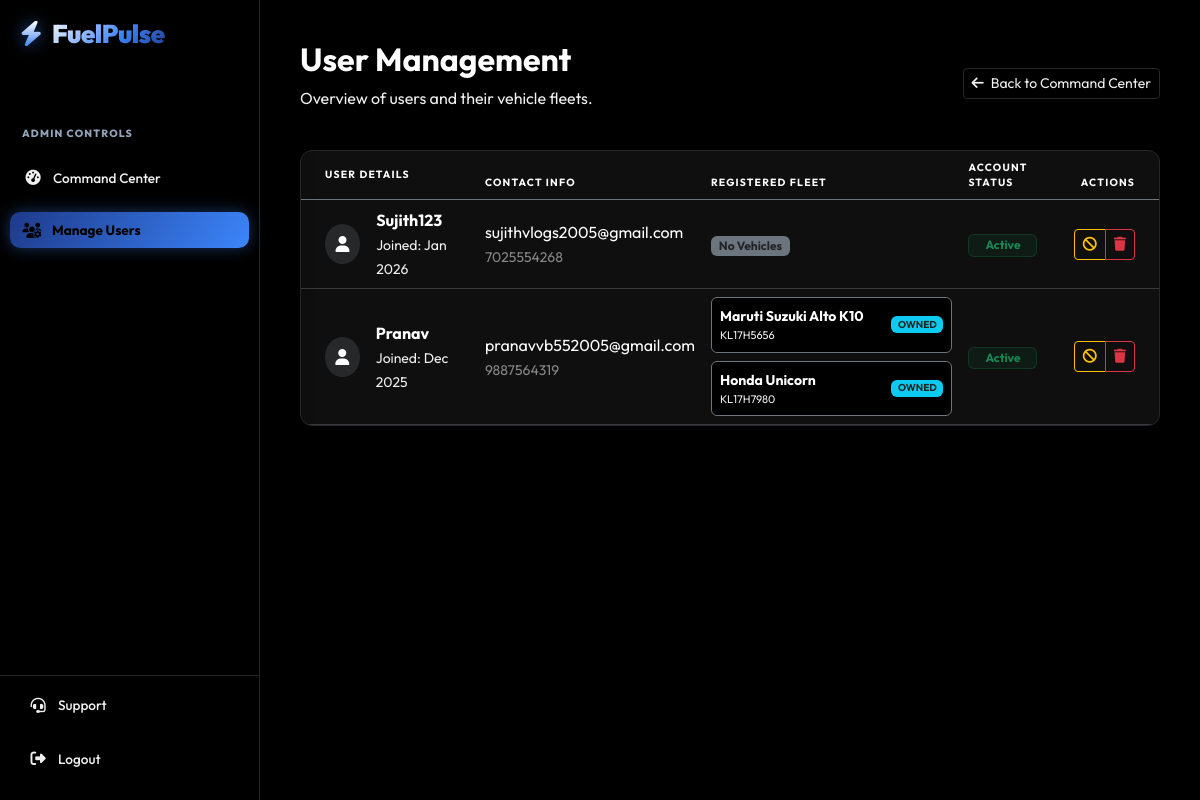
Before: /admin-panel/users/ (signed in) with the older database file.
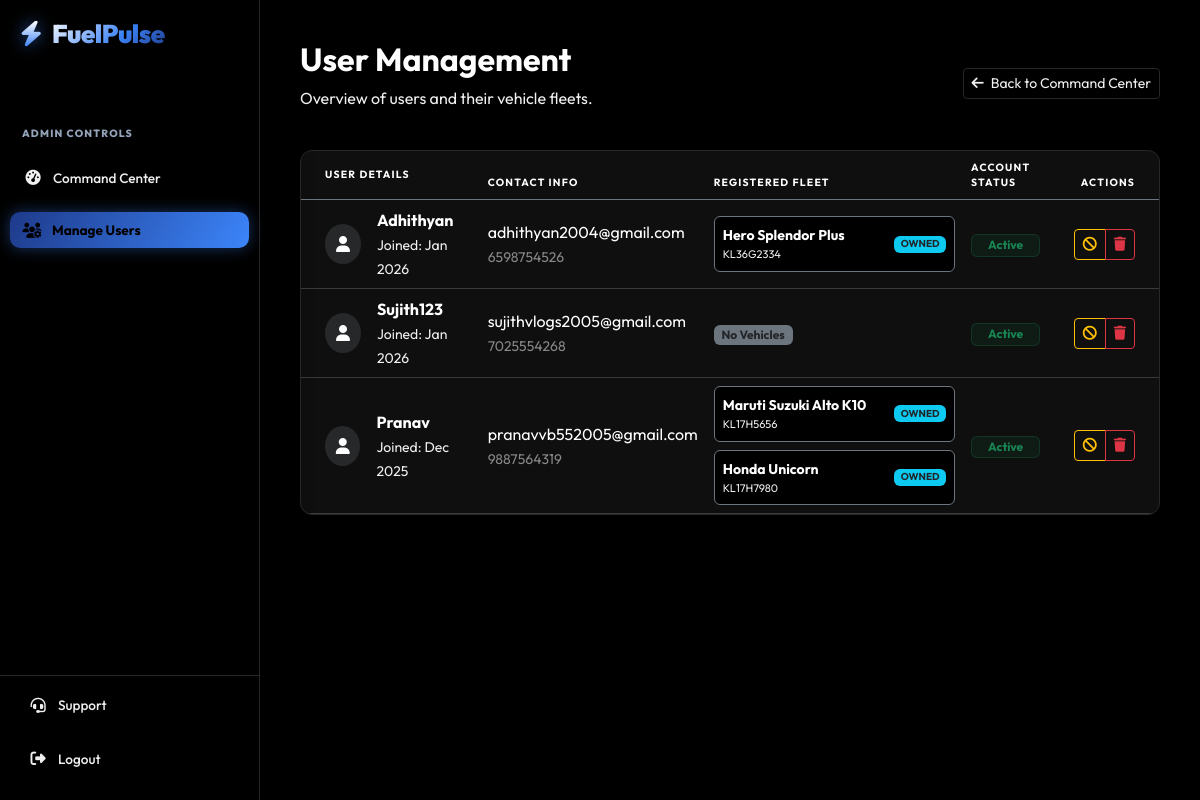
After: the same page with the newer database file.
### core/models.py (models this page shows, shortened)
class User(AbstractUser):
    is_manager = models.BooleanField(default=False)
    phone_number = models.CharField(max_length=15, blank=True)
    profile_photo = models.ImageField(upload_to='profile_photos/', blank=True, null=True)

class Vehicle(models.Model):
    CATEGORY_CHOICES = [
        ('Two Wheeler', 'Two Wheeler'),
        ('Four Wheeler', 'Four Wheeler'),
        ('Heavy Vehicle', 'Heavy Vehicle'),
    ]
    ownership_type = models.CharField(max_length=50, default="1st Owner")
    FUEL_CHOICES = [
        ('Petrol', 'Petrol'),
        ('Diesel', 'Diesel'),
        ('CNG', 'CNG'),
        ('Electric', 'Electric')
    ]
    owner = models.ForeignKey(User, on_delete=models.CASCADE)
    category = models.CharField(max_length=20, choices=CATEGORY_CHOICES, default='Four Wheeler')
    make = models.CharField(max_length=50)       # e.g. Maruti, Honda (No restricted choices, accepts JS input)
    model_name = models.CharField(max_length=50) # e.g. Swift, City
    license_plate = models.CharField(max_length=20)
    target_mileage = models.FloatField(default=0.0, help_text="Target km/L (e.g., 18.5)")
    target_cost_per_km = models.FloatField(default=0.0, help_text="Target Cost per KM (e.g., 5.0)")
    purchase_year = models.IntegerField(default=2023)
    purchase_price = models.DecimalField(max_digits=12, decimal_places=2, default=500000.00)
    fuel_type = models.CharField(max_length=20, choices=FUEL_CHOICES, default='Petrol')
    current_odometer = models.IntegerField(default=0)
    purchase_price = models.DecimalField(max_digits=12, decimal_places=2, default=500000.00)
    purchase_year = models.IntegerField(default=2021)
    insurance_expiry = models.DateField(null=True, blank=True)
    pollution_expiry = models.DateField(null=True, blank=True)
    fitness_expiry = models.DateField(null=True, blank=True)
    image_url = models.URLField(max_length=500, blank=True, null=True)
    is_active = models.BooleanField(default=True)

### core/admin_views.py (the view)
# urls.py: path('admin-panel/users/', admin_views.manage_users, name='manage_users'),
@user_passes_test(is_admin, login_url='admin_login')
def manage_users(request):
    users = User.objects.filter(is_superuser=False).order_by('-date_joined')
    return render(request, 'core/admin/manage_users.html', {'users': users})

### core/admin_views.py (called while the page is built)
def is_admin(user):
    return user.is_active and user.is_superuser

### templates/core/admin/manage_users.html (shortened to what the changed rows need)
{% extends 'base.html' %}
{% block content %}
<div class="row mb-4">
    <div class="col-12 d-flex justify-content-between align-items-center">
        <div>
            <h2 class="text-white fw-bold">User Management</h2>
        </div>
    </div>
</div>
<div class="stats-card p-0 overflow-hidden">
    <div class="table-responsive">
        <table class="table table-dark table-hover align-middle mb-0">
            <thead>
                <tr class="text-muted small text-uppercase border-bottom border-secondary">
                    <th class="py-3 ps-4">User Details</th>
                    <th>Contact Info</th>
                    <th style="width: 30%;">Registered Fleet</th>
                    <th>Account Status</th>
                    <th class="text-end pe-4">Actions</th>
                </tr>
            </thead>
            <tbody>
                {% for u in users %}
                <tr>
                    <td class="ps-4">
                        <div class="d-flex align-items-center">
                            <div class="rounded-circle bg-secondary bg-opacity-25 d-flex align-items-center justify-content-center me-3" style="width: 40px; height: 40px;">
                                <i class="fas fa-user text-white"></i>
                            </div>
                            <div>
                                <div class="fw-bold text-white">{{ u.username }}</div>
                                <small class="text-muted">Joined: {{ u.date_joined|date:"M Y" }}</small>
                            </div>
                        </div>
                    </td>
                    <td class="text-muted">
                        <div>{{ u.email }}</div>
                        {% if u.phone_number %}
                            <small class="text-white-50">{{ u.phone_number }}</small>
                        {% endif %}
                    </td>
                    <td>
                        {% with vehicles=u.vehicle_set.all %}
                            {% if vehicles %}
                                <div class="d-flex flex-column gap-2">
                                    {% for v in vehicles %}
                                    <div class="bg-black border border-secondary rounded p-2 d-flex justify-content-between align-items-center">
                                        <div>
                                            <div class="text-white small fw-bold">{{ v.make }} {{ v.model_name }}</div>
                                            <div class="text-muted" style="font-size: 11px;">{{ v.license_plate }}</div>
                                        </div>
                                        {% if v.ownership_type == 'Sold' %}
                                            <span class="badge bg-danger" style="font-size: 10px;">SOLD OUT</span>
                                        {% elif v.ownership_type == 'Rented' %}
                                            <span class="badge bg-warning text-dark" style="font-size: 10px;">RENTED</span>
                                        {% else %}
                                            <span class="badge bg-info text-dark" style="font-size: 10px;">OWNED</span>
                                        {% endif %}
                                    </div>
                                    {% endfor %}
                                </div>
                            {% else %}
                                <span class="badge bg-secondary text-dark">No Vehicles</span>
                            {% endif %}
                        {% endwith %}
                    </td>
                    <td>
                        {% if u.is_active %}
                            <span class="badge bg-success bg-opacity-10 text-success border border-success border-opacity-25 px-3">Active</span>
                        {% else %}
                            <span class="badge bg-danger bg-opacity-10 text-danger border border-danger border-opacity-25 px-3">Suspended</span>
                        {% endif %}
                    </td>
                    <td class="text-end pe-4">
                        <div class="btn-group">
                            {% if u.is_active %}
                                <a href="{% url 'toggle_user_status' u.id %}" class="btn btn-sm btn-outline-warning" title="Suspend User">
                                    <i class="fas fa-ban"></i>
                                </a>
                            {% else %}
                                <a href="{% url 'toggle_user_status' u.id %}" class="btn btn-sm btn-outline-success" title="Reactivate User">
                                    <i class="fas fa-check"></i>
                                </a>
                            {% endif %}
                            <a href="{% url 'delete_user' u.id %}" class="btn btn-sm btn-outline-danger"
                               onclick="return confirm('⚠️ DANGER: This will permanently delete {{ u.username }} and all their data.');"
                               title="Delete Account">
                                <i class="fas fa-trash"></i>
                            </a>
                        </div>
                    </td>
                </tr>
                {% empty %}
                <tr>
                    <td colspan="5" class="text-center py-5">
                        <p class="text-muted">No registered users found.</p>
                    </td>
                </tr>
                {% endfor %}
            </tbody>
        </table>
    </div>
</div>
{% endblock %}

Changed rows visible on the page:
added User: username "Adhithyan", date_joined "Jan 2026", email "adhithyan2004@gmail.com", phone_number "6598754526", is_active "Active"
added Vehicle: make "Hero", model_name "Splendor Plus", license_plate "KL36G2334", ownership_type "OWNED", shown under "Adhithyan"
